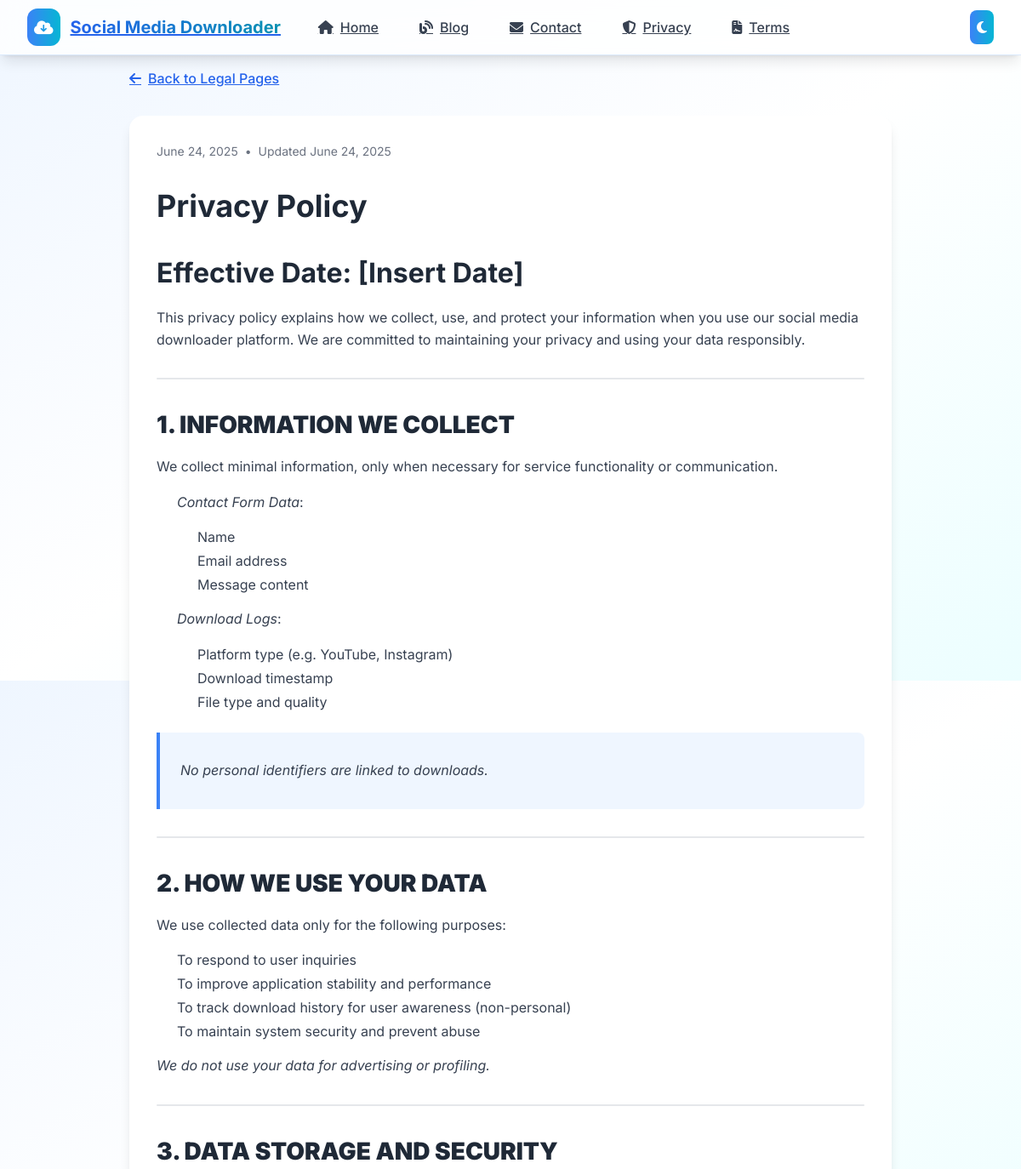
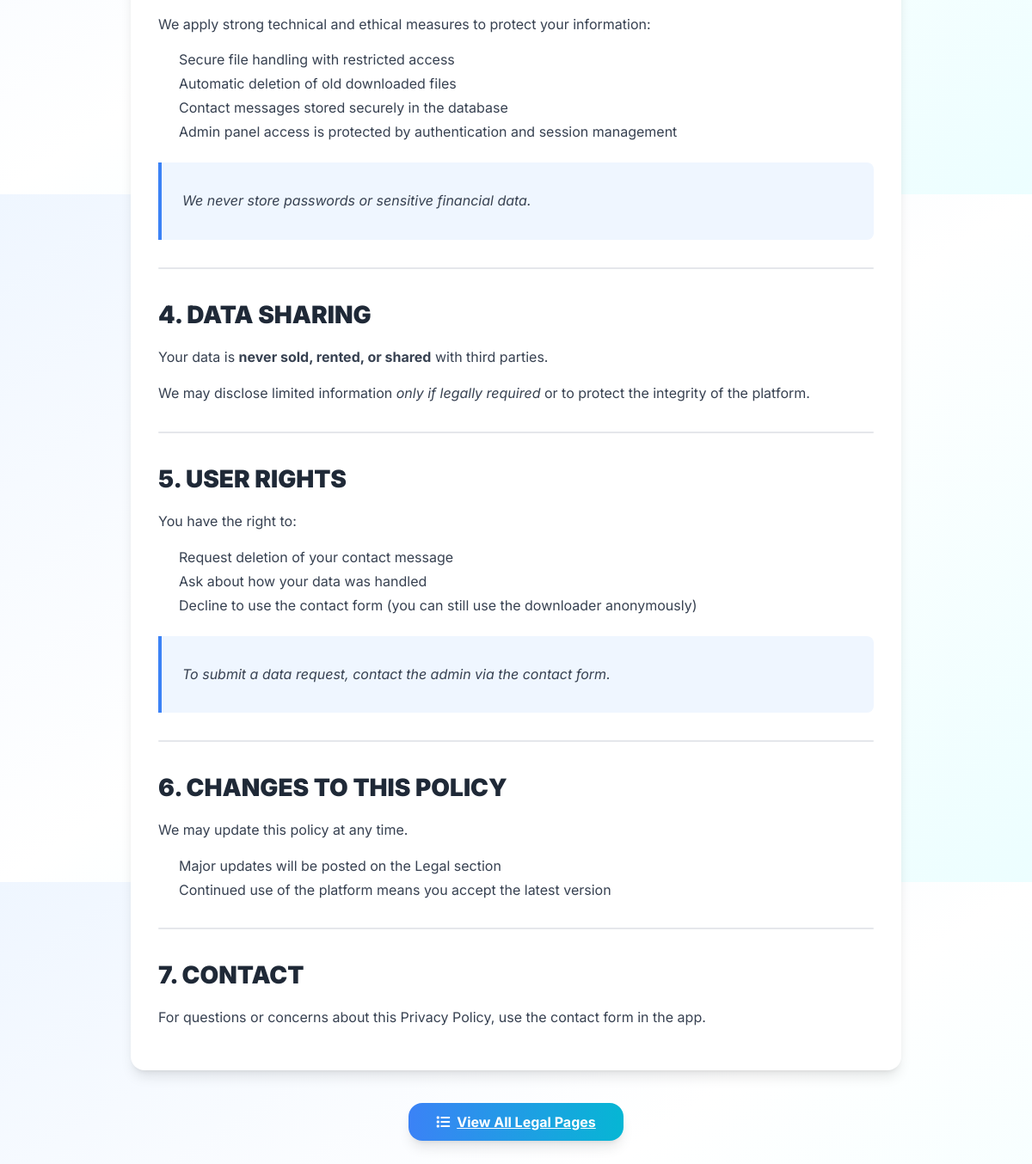
The page /privacy on the database its author committed (2 pictures, top to bottom).
### utils.py (models this page shows)
class LegalPage(db.Model):
    __tablename__ = 'legal_pages'
    id = Column(Integer, primary_key=True)
    title = Column(String(200), nullable=False)
    slug = Column(String(200), nullable=False, unique=True)
    content = Column(db.Text, nullable=False)  # Processed HTML
    raw_content = Column(db.Text, nullable=False)  # Original markdown
    excerpt = Column(String(300))
    thumbnail_data = Column(db.LargeBinary)
    thumbnail_mime_type = Column(String(100))
    thumbnail_style = Column(String(20), default='cover')
    thumbnail_height = Column(Integer, default=192)
    published = Column(db.Boolean, default=False)
    created_at = Column(DateTime, default=datetime.utcnow)
    updated_at = Column(DateTime, default=datetime.utcnow, onupdate=datetime.utcnow)

### routes.py (the view)
@app.route('/privacy')
def privacy_policy():
    privacy = LegalPage.query.filter_by(slug='privacy-policy', published=True).first_or_404()
    return render_template('legal/detail.html', legal_page=privacy)

### templates/legal/detail.html (shortened to what this page needs)
{% extends "base.html" %}
{% block content %}
<div class="max-w-4xl mx-auto">
    <div class="mb-8">
        <a href="{{ url_for('legal_list') }}" class="inline-flex items-center text-blue-600 dark:text-blue-400 hover:text-blue-800 dark:hover:text-blue-300">
            <i class="fas fa-arrow-left mr-2"></i>Back to Legal Pages
        </a>
    </div>
    <article class="bg-white dark:bg-gray-800 rounded-2xl shadow-lg p-8 transition-colors duration-300">
        <header class="mb-8">
            <div class="flex items-center text-sm text-gray-500 dark:text-gray-400 mb-4">
                <time>{{ legal_page.created_at.strftime('%B %d, %Y') }}</time>
                {% if legal_page.updated_at != legal_page.created_at %}
                <span class="mx-2">•</span>
                <span>Updated {{ legal_page.updated_at.strftime('%B %d, %Y') }}</span>
                {% endif %}
            </div>
            <h1 class="text-4xl font-bold text-gray-800 dark:text-white leading-tight">{{ legal_page.title }}</h1>
        </header>
        <div class="prose prose-lg max-w-none dark:prose-invert">
            {{ legal_page.content|safe }}
        </div>
    </article>
    <div class="mt-12 text-center">
        <a href="{{ url_for('legal_list') }}"
           class="bg-gradient-to-r from-blue-500 to-cyan-500 text-white px-8 py-3 rounded-2xl font-bold hover:from-blue-600 hover:to-cyan-600 transition-all duration-300 hover:scale-105 shadow-lg">
            <i class="fas fa-list mr-2"></i>View All Legal Pages
        </a>
    </div>
</div>
{% endblock %}

### templates/legal/detail.html (style rules this page uses)
blockquote { border-left: 4px solid #3b82f6; padding: 16px 24px; margin: 24px 0; background: #eff6ff; font-style: italic; color: #374151; border-radius: 0 8px 8px 0; }
hr { border: none; height: 2px; background: #e5e7eb; margin: 32px 0; border-radius: 1px; }
h1, h2, h3, h4, h5, h6 { font-weight: bold; margin-top: 32px; margin-bottom: 16px; color: #1f2937; }
h1 { font-size: 2rem; }
h2 { font-size: 1.75rem; }
ul, ol { margin: 16px 0; padding-left: 24px; }
li { margin: 4px 0; color: #374151; }
a { color: #2563eb; text-decoration: underline; font-weight: 500; }
p { margin: 16px 0; line-height: 1.6; color: #374151; }

### rows shown on the page
LegalPage: created_at "June 24, 2025", updated_at "June 24, 2025", title "Privacy Policy", content "Effective Date: [Insert Date] This privacy policy explains how we collect, use, and protect your information when you use our social media downloader platform. We are committed to maintaining your privacy and using your data responsibly. 1. INFORMATION WE COLLECT We collect minimal information, only when necessary for service functionality or communication. Contact Form Data : Name Email address Message content Download Logs : Platform type (e.g. YouTube, Instagram) Download timestamp File type and quality No personal identifiers are linked to downloads. 2. HOW WE USE YOUR DATA We use collected data only for the following purposes: To respond to user inquiries To improve application…"
